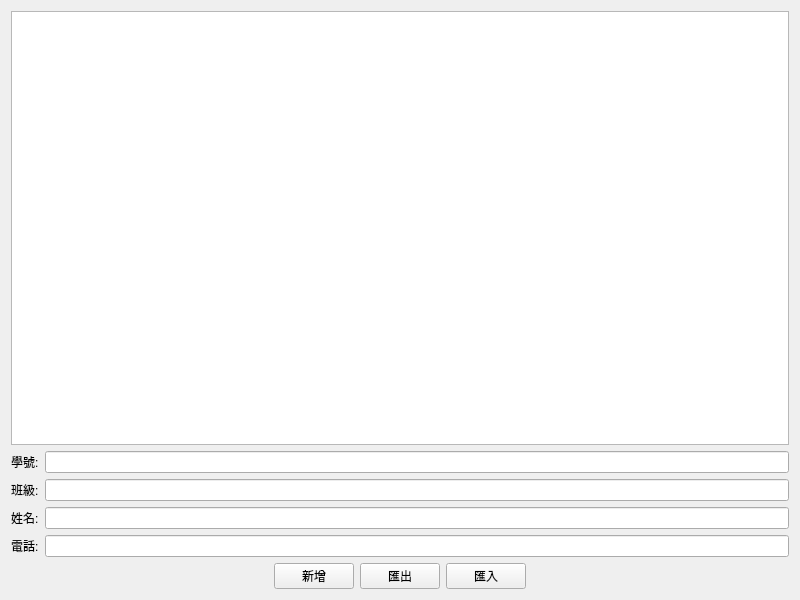
<?xml version="1.0" encoding="UTF-8"?>
<ui version="4.0">
 <class>MyWidget</class>
 <widget class="QWidget" name="MyWidget">
  <property name="geometry">
   <rect>
    <x>0</x>
    <y>0</y>
    <width>800</width>
    <height>600</height>
   </rect>
  </property>
  <property name="windowTitle">
   <string>MyWidget</string>
  </property>
  <layout class="QVBoxLayout" name="verticalLayout">
   <item>
    <widget class="QTableWidget" name="contactBook">
     <property name="sizePolicy">
      <sizepolicy hsizetype="Expanding" vsizetype="Expanding">
       <horstretch>0</horstretch>
       <verstretch>0</verstretch>
      </sizepolicy>
     </property>
    </widget>
   </item>
   <item>
    <layout class="QFormLayout" name="formLayout">
     <property name="fieldGrowthPolicy">
      <enum>QFormLayout::FieldGrowthPolicy::ExpandingFieldsGrow</enum>
     </property>
     <item row="0" column="0">
      <widget class="QLabel" name="label_1">
       <property name="text">
        <string>學號:</string>
       </property>
      </widget>
     </item>
     <item row="0" column="1">
      <widget class="QLineEdit" name="lineEdit_1"/>
     </item>
     <item row="1" column="0">
      <widget class="QLabel" name="label_2">
       <property name="text">
        <string>班級:</string>
       </property>
      </widget>
     </item>
     <item row="1" column="1">
      <widget class="QLineEdit" name="lineEdit_2"/>
     </item>
     <item row="2" column="0">
      <widget class="QLabel" name="label_3">
       <property name="text">
        <string>姓名:</string>
       </property>
      </widget>
     </item>
     <item row="2" column="1">
      <widget class="QLineEdit" name="lineEdit_3"/>
     </item>
     <item row="3" column="0">
      <widget class="QLabel" name="label_4">
       <property name="text">
        <string>電話:</string>
       </property>
      </widget>
     </item>
     <item row="3" column="1">
      <widget class="QLineEdit" name="lineEdit_4"/>
     </item>
    </layout>
   </item>
   <item>
    <layout class="QHBoxLayout" name="horizontalLayout">
     <property name="sizeConstraint">
      <enum>QLayout::SizeConstraint::SetDefaultConstraint</enum>
     </property>
     <item>
      <spacer name="horizontalSpacer_2">
       <property name="orientation">
        <enum>Qt::Orientation::Horizontal</enum>
       </property>
       <property name="sizeHint" stdset="0">
        <size>
         <width>40</width>
         <height>20</height>
        </size>
       </property>
      </spacer>
     </item>
     <item>
      <widget class="QPushButton" name="insentButton">
       <property name="text">
        <string>新增</string>
       </property>
      </widget>
     </item>
     <item>
      <widget class="QPushButton" name="exportButton">
       <property name="text">
        <string>匯出</string>
       </property>
      </widget>
     </item>
     <item>
      <widget class="QPushButton" name="pushButton">
       <property name="text">
        <string>匯入</string>
       </property>
      </widget>
     </item>
     <item>
      <spacer name="horizontalSpacer">
       <property name="orientation">
        <enum>Qt::Orientation::Horizontal</enum>
       </property>
       <property name="sizeHint" stdset="0">
        <size>
         <width>40</width>
         <height>20</height>
        </size>
       </property>
      </spacer>
     </item>
    </layout>
   </item>
  </layout>
 </widget>
 <resources/>
 <connections/>
</ui>
